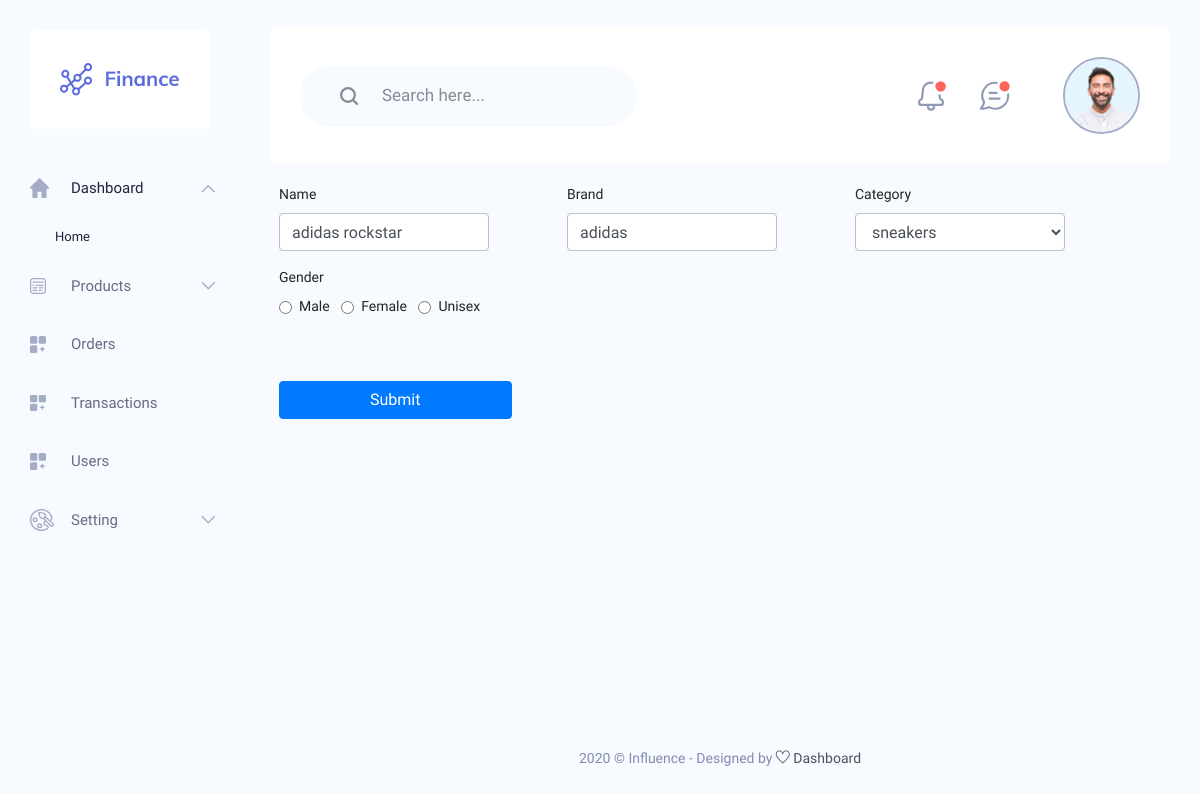
The page /product_edit/1 on the database as committed earlier.
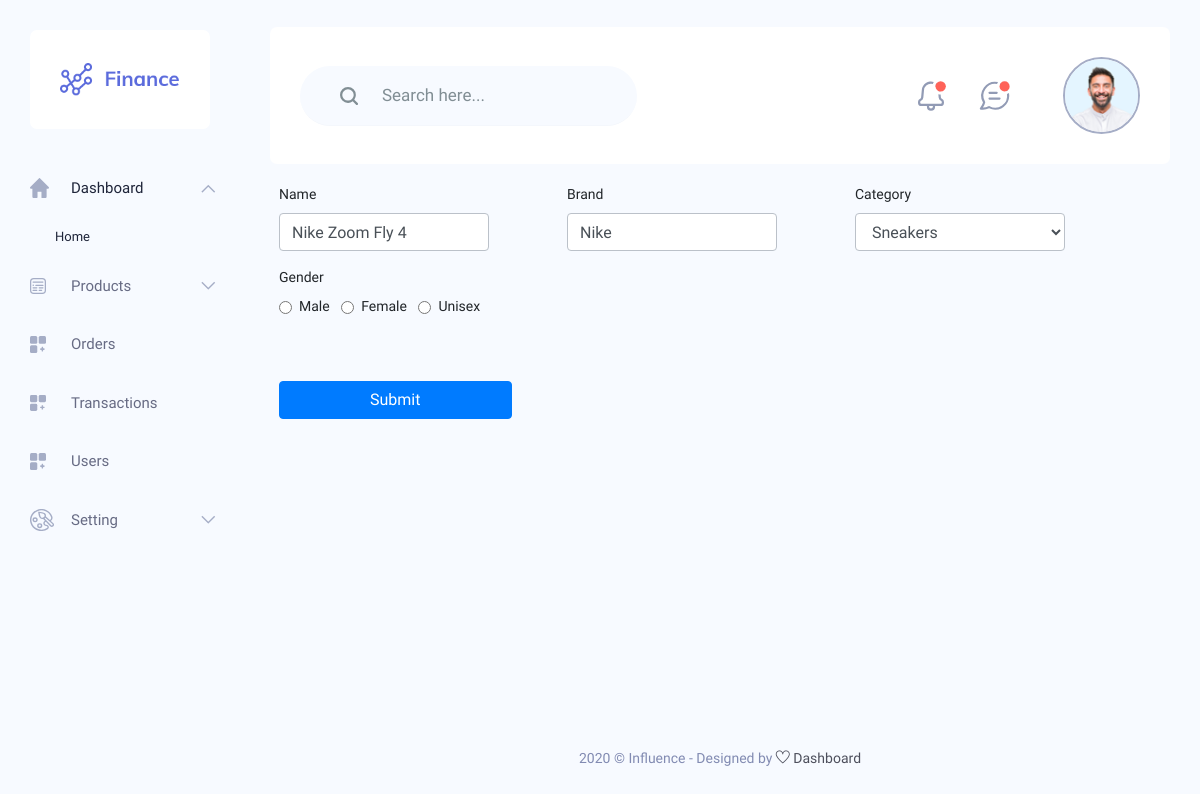
The same page on the database as committed later.
### tables this page shows
CREATE TABLE `products` (
  `id` int(10) NOT NULL,
  `name` varchar(100) DEFAULT NULL,
  `brand` varchar(100) DEFAULT NULL,
  `gender` varchar(20) DEFAULT NULL,
  `category` varchar(50) DEFAULT NULL,
  `created_on` timestamp NOT NULL DEFAULT current_timestamp(),
  `updated_on` timestamp NOT NULL DEFAULT current_timestamp() ON UPDATE current_timestamp()
);

### application/controllers/DashController.php (called while the page is built, shortened)
<?php
class DashController extends CI_Controller
{
	public function __construct()
	{
		$this->load->database();
		$this->load->model('dashboard_model');
		$this->load->model('category_model');
		$this->load->library('session');
	}
	public function product_edit($id)
	{
		if ($this->input->server('REQUEST_METHOD') === 'GET') {
			$data['title'] = "Product Edit";
			$data['id'] = $id;
			$data['selected_edit'] =  $this->dashboard_model->select_edit($id);
			$data['selected_category'] =  $this->category_model->select();
			$data['content'] = $this->load->view('product_admin/pages/products/product_edit', $data, true);
			$this->load->view('product_admin/layout/dashboard_layout', $data);
		}
	}
}

### index.php (called while the page is built, shortened)
<?php
require_once BASEPATH.'core/CodeIgniter.php';

### application/models/Dashboard_model.php (called while the page is built, shortened)
<?php if (!defined('BASEPATH')) exit('No direct script access allowed');
class Dashboard_model extends CI_Model
{
    function select_edit($id)
    {
        $sql = $this->db->query("SELECT * FROM products where id = $id");
        return $sql->result();
    }
}

### application/views/product_admin/pages/products/product_edit.php (the view, shortened to what this page needs)
<form action="<?= base_url("/product_edit/$id") ?>" method="POST" enctype="multipart/form-data" class=" container">
    <div class="row">
        <?php foreach ($selected_edit as $edit) { ?>
            <div class="col-md-3 mb-3 mx-4">
                <label for="validationServer01">Name</label>
                <input type="text" class="form-control" name="name" value="<?= $edit->name ?>">
            </div>
            <div class="col-md-3 mb-3 mx-4">
                <label for="validationServer02">Brand</label>
                <input type="text" class="form-control" name="brand" value="<?= $edit->brand ?>">
            </div>
            <div class="col-md-3 mb-3 mx-4">
                <label for="validationServer02">Category</label>
                <select class="form-control form-select" name="category">
                    <option><?= $edit->category ?></option>
                </select>
            </div>
            <div class="col-md-3 mb-3 mx-4">
                <div>
                    <label for="validationServer02 d-block">Gender</label>
                </div>
                <div class="form-check d-inline mr-2">
                    <input class="form-check-input" type="radio" name="gender" id="gridRadios1" value="Male">
                    <label class="form-check-label" for="gridRadios1">
                        Male
                    </label>
                </div>
                <div class="form-check d-inline">
                    <input class="form-check-input" type="radio" name="gender" id="gridRadios2" value="Female">
                    <label class="form-check-label" for="gridRadios2">
                        Female
                    </label>
                </div>
                <div class="form-check d-inline ml-2">
                    <input class="form-check-input" type="radio" name="gender" id="gridRadios3" value="Unisex">
                    <label class="form-check-label" for="gridRadios3">
                        Unisex
                    </label>
                </div>
            </div>
        <?php } ?>
    </div>
    <button class="col-md-12 w-25 offset-8 btn btn-primary my-5 mx-4" type="submit">Submit</button>
</form>

Rows that differ between the two databases and show on the page:
changed products: name "adidas rockstar" → "Nike Zoom Fly 4"; brand "adidas" → "Nike"; category "sneakers" → "Sneakers"
